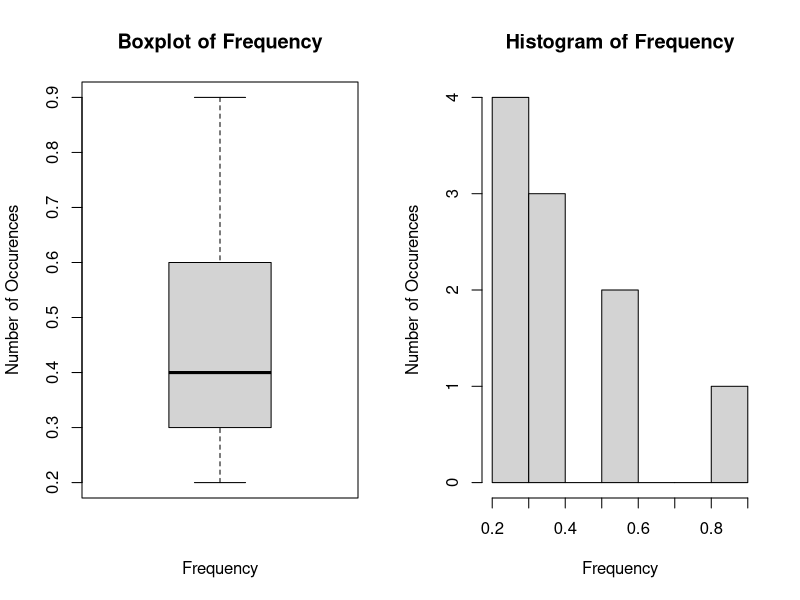
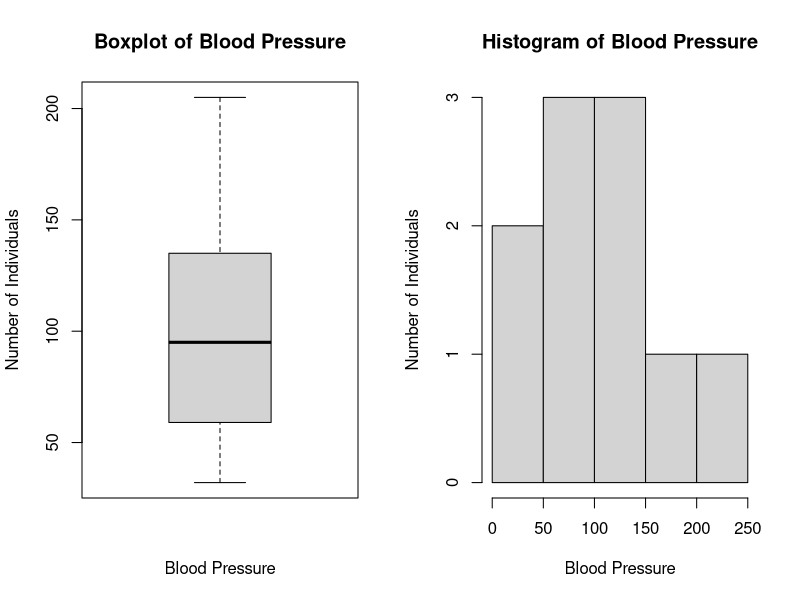
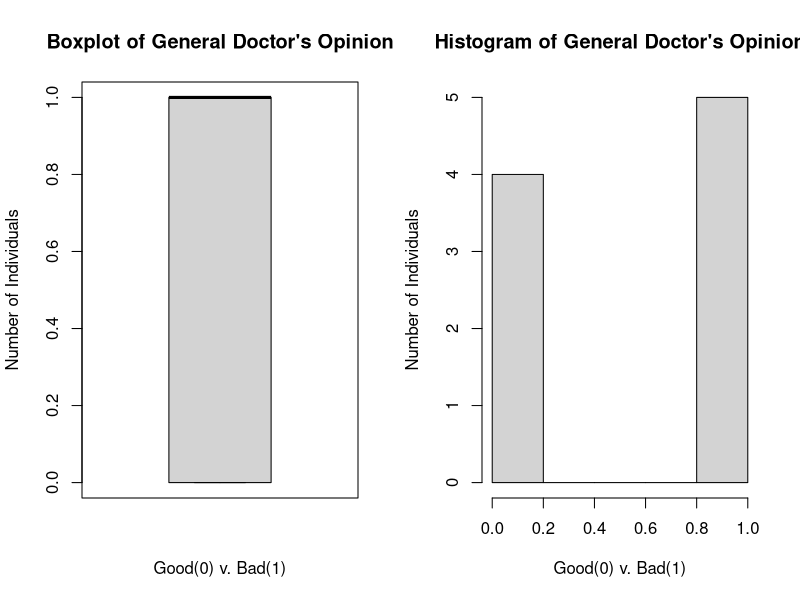
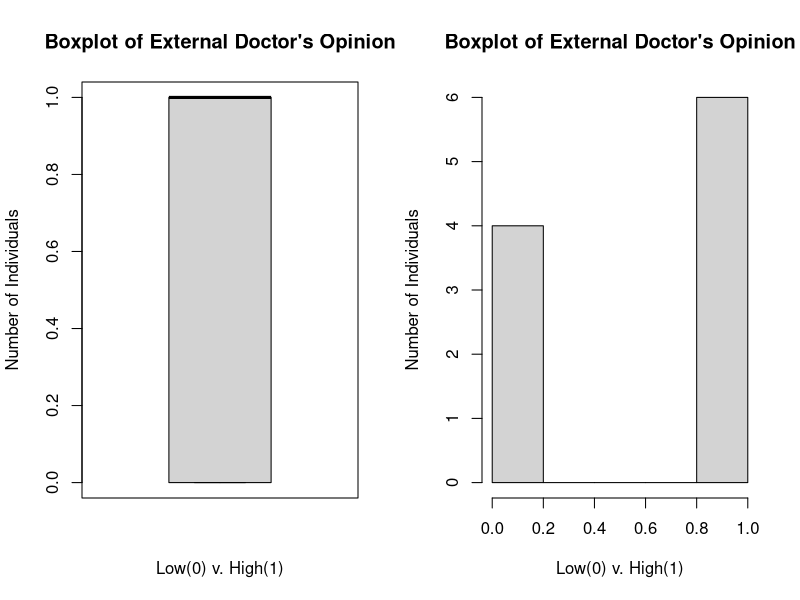
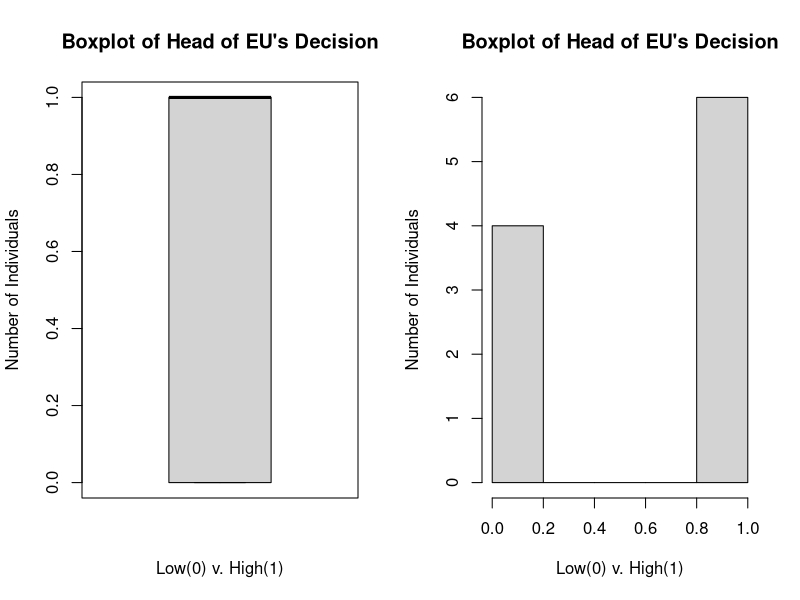
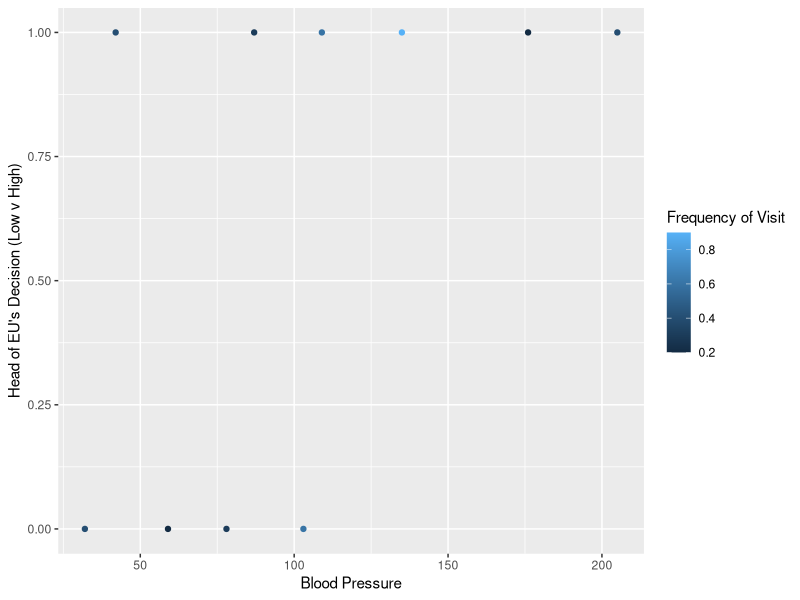

Recreate these plots in R, in order.
install.packages("ggplot2")
library("ggplot2")

hospData <- read.csv("Module4Data.csv")
attach(hospData)

par(mfrow=c(1,2))
boxplot(hospData$Freq, main="Boxplot of Frequency", xlab="Frequency", ylab="Number of Occurences")
hist(hospData$Freq, main="Histogram of Frequency", xlab="Frequency", ylab="Number of Occurences")

par(mfrow=c(1,2))
boxplot(hospData$bloodp, main="Boxplot of Blood Pressure", xlab="Blood Pressure", ylab="Number of Individuals")
hist(hospData$bloodp, main="Histogram of Blood Pressure", xlab="Blood Pressure", ylab="Number of Individuals")

par(mfrow=c(1,2))
boxplot(hospData$first, main="Boxplot of General Doctor's Opinion", xlab="Good(0) v. Bad(1)", ylab="Number of Individuals")
hist(hospData$first, main="Histogram of General Doctor's Opinion", xlab="Good(0) v. Bad(1)", ylab="Number of Individuals")

par(mfrow=c(1,2))
boxplot(hospData$second, main="Boxplot of External Doctor's Opinion", xlab="Low(0) v. High(1)", ylab="Number of Individuals")
hist(hospData$second, main="Boxplot of External Doctor's Opinion", xlab="Low(0) v. High(1)", ylab="Number of Individuals")

par(mfrow=c(1,2))
boxplot(hospData$finaldecision, main="Boxplot of Head of EU's Decision", xlab="Low(0) v. High(1)", ylab="Number of Individuals")
hist(hospData$finaldecision, main="Boxplot of Head of EU's Decision", xlab="Low(0) v. High(1)", ylab="Number of Individuals")

ggplot(hospData, aes(x=bloodp, y=finaldecision, col=Freq)) + geom_point() + labs(x = "Blood Pressure", y = "Head of EU's Decision (Low v High)", color = "Frequency of Visit")
